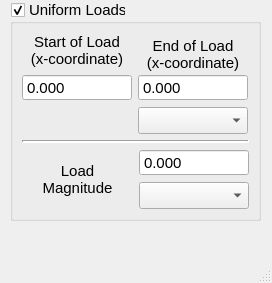
<?xml version="1.0" encoding="UTF-8"?>
<ui version="4.0">
 <class>MainWindow</class>
 <widget class="QMainWindow" name="MainWindow">
  <property name="geometry">
   <rect>
    <x>0</x>
    <y>0</y>
    <width>272</width>
    <height>283</height>
   </rect>
  </property>
  <property name="windowTitle">
   <string>MainWindow</string>
  </property>
  <widget class="QWidget" name="centralwidget">
   <widget class="QGroupBox" name="uniformloadsGBox">
    <property name="geometry">
     <rect>
      <x>10</x>
      <y>0</y>
      <width>251</width>
      <height>221</height>
     </rect>
    </property>
    <property name="sizePolicy">
     <sizepolicy hsizetype="Preferred" vsizetype="Fixed">
      <horstretch>0</horstretch>
      <verstretch>0</verstretch>
     </sizepolicy>
    </property>
    <property name="minimumSize">
     <size>
      <width>251</width>
      <height>221</height>
     </size>
    </property>
    <property name="font">
     <font>
      <family>Arial</family>
      <pointsize>11</pointsize>
     </font>
    </property>
    <property name="title">
     <string>Uniform Loads</string>
    </property>
    <property name="checkable">
     <bool>true</bool>
    </property>
    <layout class="QVBoxLayout" name="verticalLayout_9">
     <item>
      <layout class="QGridLayout" name="gridLayout">
       <item row="0" column="0">
        <widget class="QLabel" name="label_11">
         <property name="sizePolicy">
          <sizepolicy hsizetype="Preferred" vsizetype="Preferred">
           <horstretch>0</horstretch>
           <verstretch>0</verstretch>
          </sizepolicy>
         </property>
         <property name="minimumSize">
          <size>
           <width>0</width>
           <height>0</height>
          </size>
         </property>
         <property name="maximumSize">
          <size>
           <width>16777215</width>
           <height>16777215</height>
          </size>
         </property>
         <property name="text">
          <string>Start of Load
(x-coordinate)</string>
         </property>
         <property name="alignment">
          <set>Qt::AlignmentFlag::AlignCenter</set>
         </property>
        </widget>
       </item>
       <item row="0" column="1">
        <widget class="QLabel" name="label_12">
         <property name="sizePolicy">
          <sizepolicy hsizetype="Preferred" vsizetype="Preferred">
           <horstretch>0</horstretch>
           <verstretch>0</verstretch>
          </sizepolicy>
         </property>
         <property name="minimumSize">
          <size>
           <width>0</width>
           <height>43</height>
          </size>
         </property>
         <property name="maximumSize">
          <size>
           <width>16777215</width>
           <height>43</height>
          </size>
         </property>
         <property name="text">
          <string>End of Load
(x-coordinate)</string>
         </property>
         <property name="alignment">
          <set>Qt::AlignmentFlag::AlignCenter</set>
         </property>
        </widget>
       </item>
       <item row="1" column="0">
        <widget class="QDoubleSpinBox" name="uniformloadstart">
         <property name="sizePolicy">
          <sizepolicy hsizetype="Expanding" vsizetype="Fixed">
           <horstretch>0</horstretch>
           <verstretch>0</verstretch>
          </sizepolicy>
         </property>
         <property name="minimumSize">
          <size>
           <width>110</width>
           <height>27</height>
          </size>
         </property>
         <property name="maximumSize">
          <size>
           <width>100</width>
           <height>27</height>
          </size>
         </property>
         <property name="buttonSymbols">
          <enum>QAbstractSpinBox::ButtonSymbols::NoButtons</enum>
         </property>
         <property name="decimals">
          <number>3</number>
         </property>
         <property name="maximum">
          <double>100000000.000000000000000</double>
         </property>
        </widget>
       </item>
       <item row="1" column="1">
        <widget class="QDoubleSpinBox" name="uniformloadend">
         <property name="sizePolicy">
          <sizepolicy hsizetype="Expanding" vsizetype="Fixed">
           <horstretch>0</horstretch>
           <verstretch>0</verstretch>
          </sizepolicy>
         </property>
         <property name="minimumSize">
          <size>
           <width>110</width>
           <height>27</height>
          </size>
         </property>
         <property name="maximumSize">
          <size>
           <width>100</width>
           <height>27</height>
          </size>
         </property>
         <property name="buttonSymbols">
          <enum>QAbstractSpinBox::ButtonSymbols::NoButtons</enum>
         </property>
         <property name="decimals">
          <number>3</number>
         </property>
         <property name="maximum">
          <double>100000000.000000000000000</double>
         </property>
        </widget>
       </item>
       <item row="2" column="0">
        <spacer name="verticalSpacer">
         <property name="orientation">
          <enum>Qt::Orientation::Vertical</enum>
         </property>
         <property name="sizeType">
          <enum>QSizePolicy::Policy::Expanding</enum>
         </property>
         <property name="sizeHint" stdset="0">
          <size>
           <width>110</width>
           <height>28</height>
          </size>
         </property>
        </spacer>
       </item>
       <item row="2" column="1">
        <widget class="QComboBox" name="uniformloadunits">
         <property name="sizePolicy">
          <sizepolicy hsizetype="Expanding" vsizetype="Fixed">
           <horstretch>0</horstretch>
           <verstretch>0</verstretch>
          </sizepolicy>
         </property>
         <property name="minimumSize">
          <size>
           <width>110</width>
           <height>27</height>
          </size>
         </property>
         <property name="maximumSize">
          <size>
           <width>100</width>
           <height>27</height>
          </size>
         </property>
        </widget>
       </item>
      </layout>
     </item>
     <item>
      <widget class="Line" name="line">
       <property name="lineWidth">
        <number>2</number>
       </property>
       <property name="orientation">
        <enum>Qt::Orientation::Horizontal</enum>
       </property>
      </widget>
     </item>
     <item>
      <layout class="QHBoxLayout" name="horizontalLayout_9">
       <item>
        <widget class="QLabel" name="label_13">
         <property name="sizePolicy">
          <sizepolicy hsizetype="Expanding" vsizetype="Preferred">
           <horstretch>0</horstretch>
           <verstretch>0</verstretch>
          </sizepolicy>
         </property>
         <property name="minimumSize">
          <size>
           <width>100</width>
           <height>0</height>
          </size>
         </property>
         <property name="maximumSize">
          <size>
           <width>112</width>
           <height>16777215</height>
          </size>
         </property>
         <property name="text">
          <string>Load
Magnitude</string>
         </property>
         <property name="alignment">
          <set>Qt::AlignmentFlag::AlignCenter</set>
         </property>
        </widget>
       </item>
       <item>
        <layout class="QVBoxLayout" name="verticalLayout_14">
         <item>
          <widget class="QDoubleSpinBox" name="uniformloadmagnitude">
           <property name="sizePolicy">
            <sizepolicy hsizetype="Expanding" vsizetype="Fixed">
             <horstretch>0</horstretch>
             <verstretch>0</verstretch>
            </sizepolicy>
           </property>
           <property name="minimumSize">
            <size>
             <width>110</width>
             <height>27</height>
            </size>
           </property>
           <property name="maximumSize">
            <size>
             <width>100</width>
             <height>27</height>
            </size>
           </property>
           <property name="buttonSymbols">
            <enum>QAbstractSpinBox::ButtonSymbols::NoButtons</enum>
           </property>
           <property name="decimals">
            <number>3</number>
           </property>
           <property name="maximum">
            <double>100000000.000000000000000</double>
           </property>
          </widget>
         </item>
         <item>
          <widget class="QComboBox" name="uniformloadmagnitudunits">
           <property name="sizePolicy">
            <sizepolicy hsizetype="Expanding" vsizetype="Fixed">
             <horstretch>0</horstretch>
             <verstretch>0</verstretch>
            </sizepolicy>
           </property>
           <property name="minimumSize">
            <size>
             <width>110</width>
             <height>27</height>
            </size>
           </property>
           <property name="maximumSize">
            <size>
             <width>100</width>
             <height>27</height>
            </size>
           </property>
          </widget>
         </item>
        </layout>
       </item>
      </layout>
     </item>
    </layout>
   </widget>
  </widget>
  <widget class="QMenuBar" name="menubar">
   <property name="geometry">
    <rect>
     <x>0</x>
     <y>0</y>
     <width>272</width>
     <height>33</height>
    </rect>
   </property>
  </widget>
  <widget class="QStatusBar" name="statusbar"/>
 </widget>
 <resources/>
 <connections/>
</ui>
